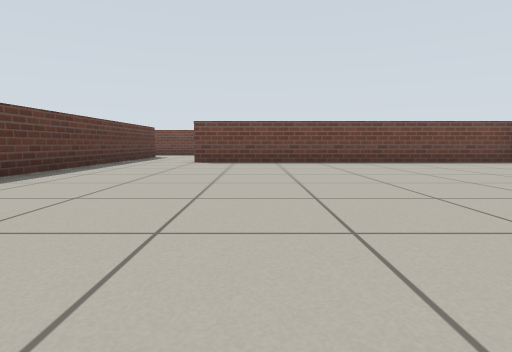
[1] (above)

23 first-person views from a walk through a robot-simulator world made for Gazebo. The camera is 0.45 m above the floor, tilts 6° down and sees 80° across. The floor is counted in squares, 1 m on a side. Each view is taken from the middle of a square. On the plan, view 1 faces up. The plan holds only what a view shows up to about 9 squares ahead; the rest is blank.

[2]
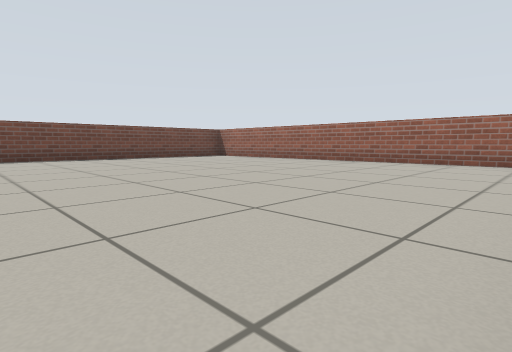

[3]
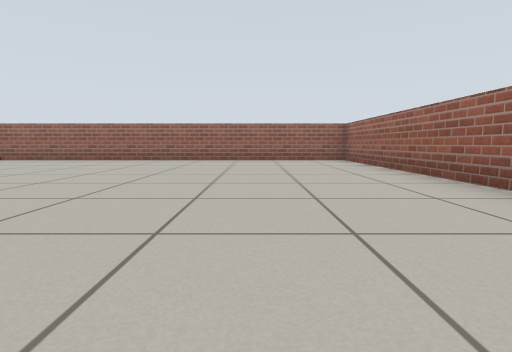

[4]
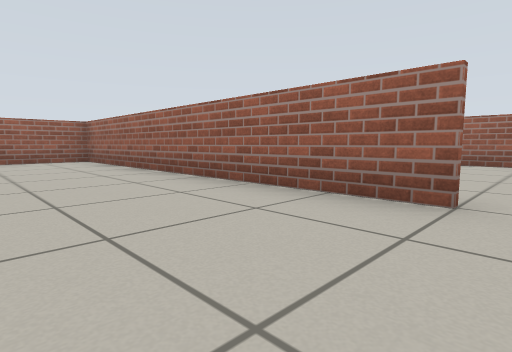

[5]
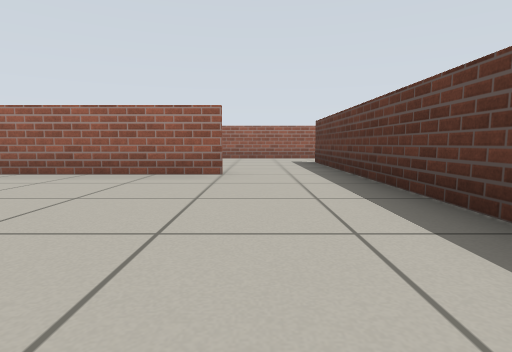

[6]
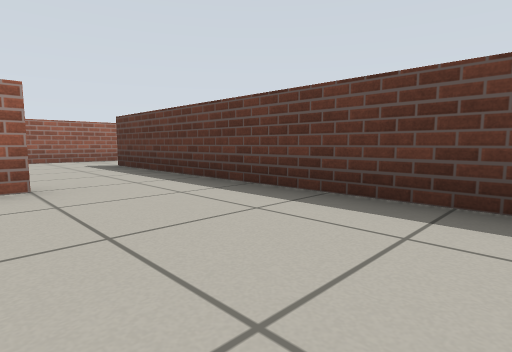

[7]
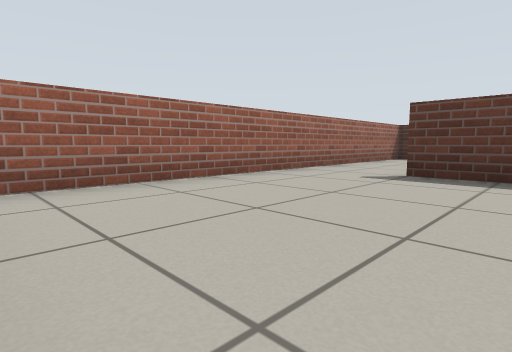

[8]
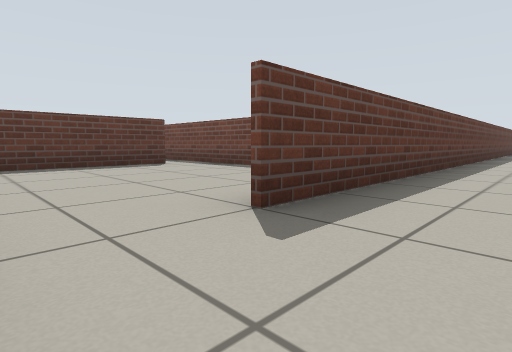

[9]
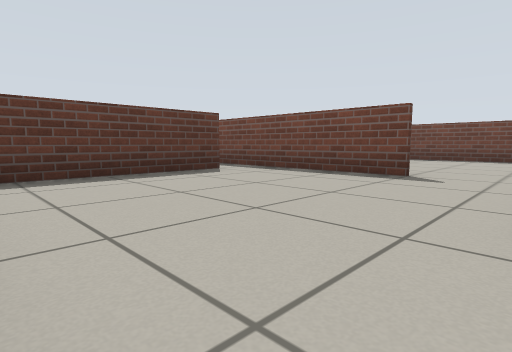

[10]
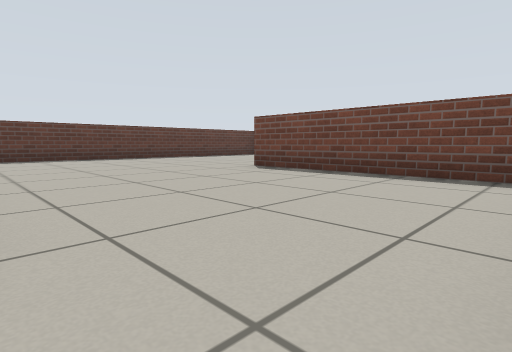

[11]
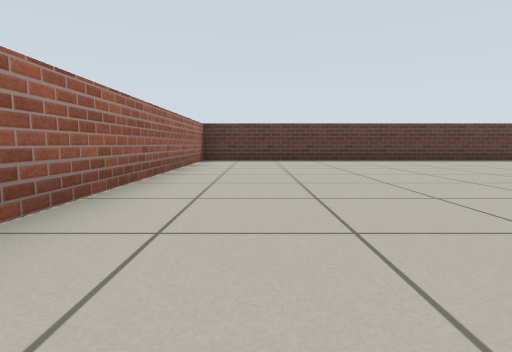

[12]
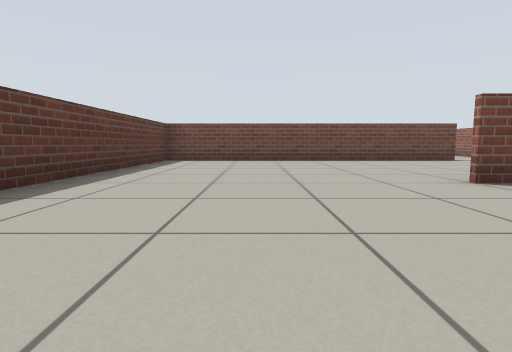

[13]
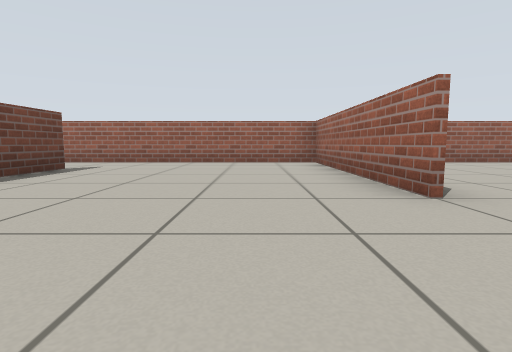

[14]
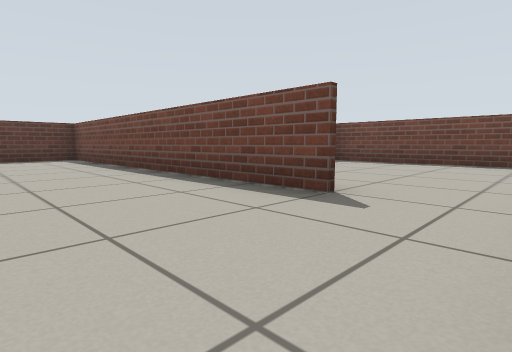

[15]
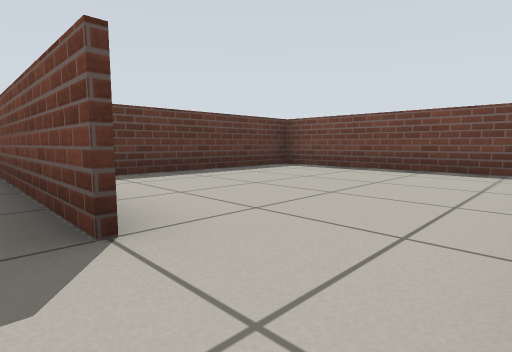

[16]
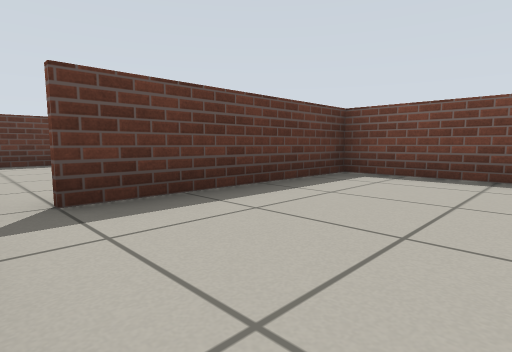

[17]
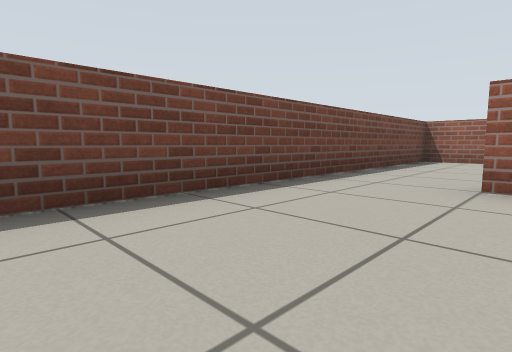

[18]
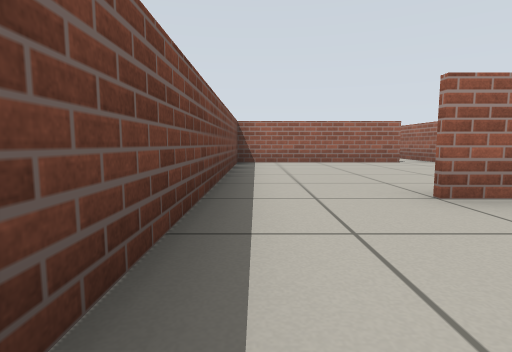

[19]
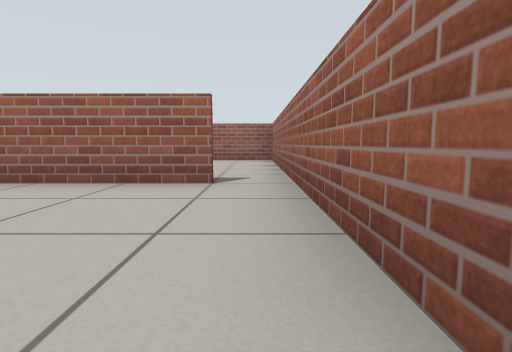

[20]
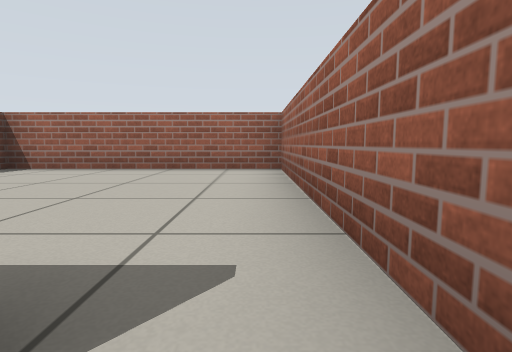

[21]
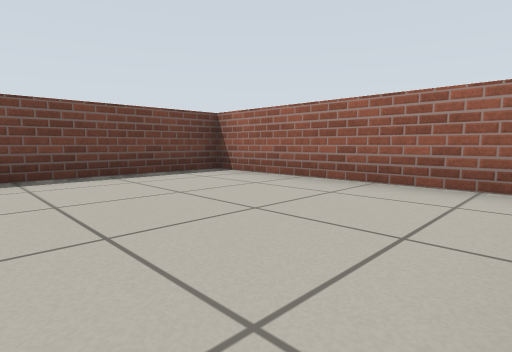

[22]
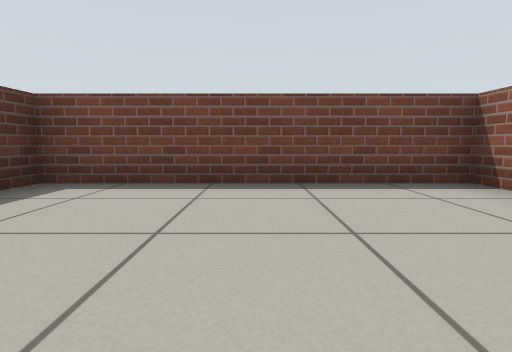

[23]
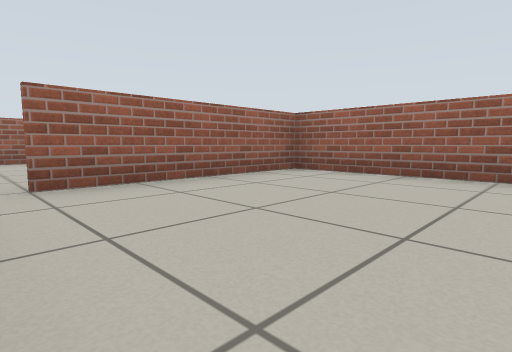

### Floor plan
Points are (right, up) in squares from view 1. A wall is a line through its corners. A room is listed if a view was taken in it or the views show most of it. See-through windows are left out.
Room 1 (views 1, 2, 3, 4, 5, 6)
walls: (-1.6, -2.5) (6.5, -2.5) (6.5, 7.1); (6.2, 7.5) (-1.5, 7.5); (-3.5, 7.6) (-3.5, -2.5)
ways out: opening at (-2, -3) to room 2; opening at (-2, 7) to room 6
Room 2 (views 7, 8, 23)
walls: (-3.5, -7.4) (1.4, -7.4) (1.4, -3.5); (-3.5, -2.5) (-3.5, -5.5)
ways out: opening at (-2, -3) to room 1; opening at (-3, -6.5) to room 3
Room 3 (view 9)
walls: (-5.4, -2.5) (-10.2, -2.5); (-8.4, -3.4) (-8.4, -7.4) (-3.5, -7.4)
ways out: opening at (-3, -6.5) to room 2; opening at (-4.5, -3) to room 4
Room 4 (views 10, 11, 12, 13, 14, 15)
walls: (-4.4, 2.5) (-8.5, 2.5) (-3.6, 2.5) (-3.6, 7.5); (-5.4, 7.5) (-13.4, 7.5) (-13.4, -2.5) (-6.6, -2.5); (-3.6, -2.2) (-3.6, -0.6)
ways out: opening at (-4.5, -3) to room 3; opening at (-4.5, 7) to room 5
Room 5 (views 16, 17, 18)
walls: (-3.6, 7.5) (-3.6, 10.5); (-3.4, 12.4) (-8.4, 12.4) (-8.4, 8.5)
ways out: opening at (-4.5, 7) to room 4; opening at (-3, 11.5) to room 6; opening at (-8, 8)
Room 6 (views 19, 20)
walls: (-1.5, 7.5) (1.5, 7.5); (-3.5, 9.1) (-3.5, 7.6); (1.4, 8.4) (1.4, 12.5); (2, 12.4) (-3.4, 12.4)
ways out: opening at (-2, 7) to room 1; opening at (-3, 11.5) to room 5; opening at (2, 8) to room 7
Room 7 (views 21, 22)
walls: (1.6, 12.5) (1.6, 11.9); (1.5, 7.5) (6.5, 7.5) (6.5, 12.4) (2, 12.4)
ways out: opening at (2, 8) to room 6

Positions as (right, up) in squares from view 1, and headings:
1: (0, 0), facing up
2: (-1, -2), facing up-right
3: (-2, 0), facing right
4: (-2, 0), facing down-right
5: (-2, 2), facing down
6: (-1, 1), facing down-left
7: (1, -4), facing down-left
8: (-2, -7), facing up-left
9: (-4, -7), facing up-left
10: (-4, -2), facing up-left
11: (-5, -1), facing left
12: (-11, -1), facing up
13: (-11, 4), facing right
14: (-4, 5), facing up-left
15: (-4, 7), facing up-left
16: (-6, 8), facing up-left
17: (-7, 10), facing up-right
18: (-6, 12), facing right
19: (-2, 8), facing right
20: (1, 8), facing right
21: (3, 8), facing up-right
22: (4, 9), facing up
23: (-2, -3), facing down-right
